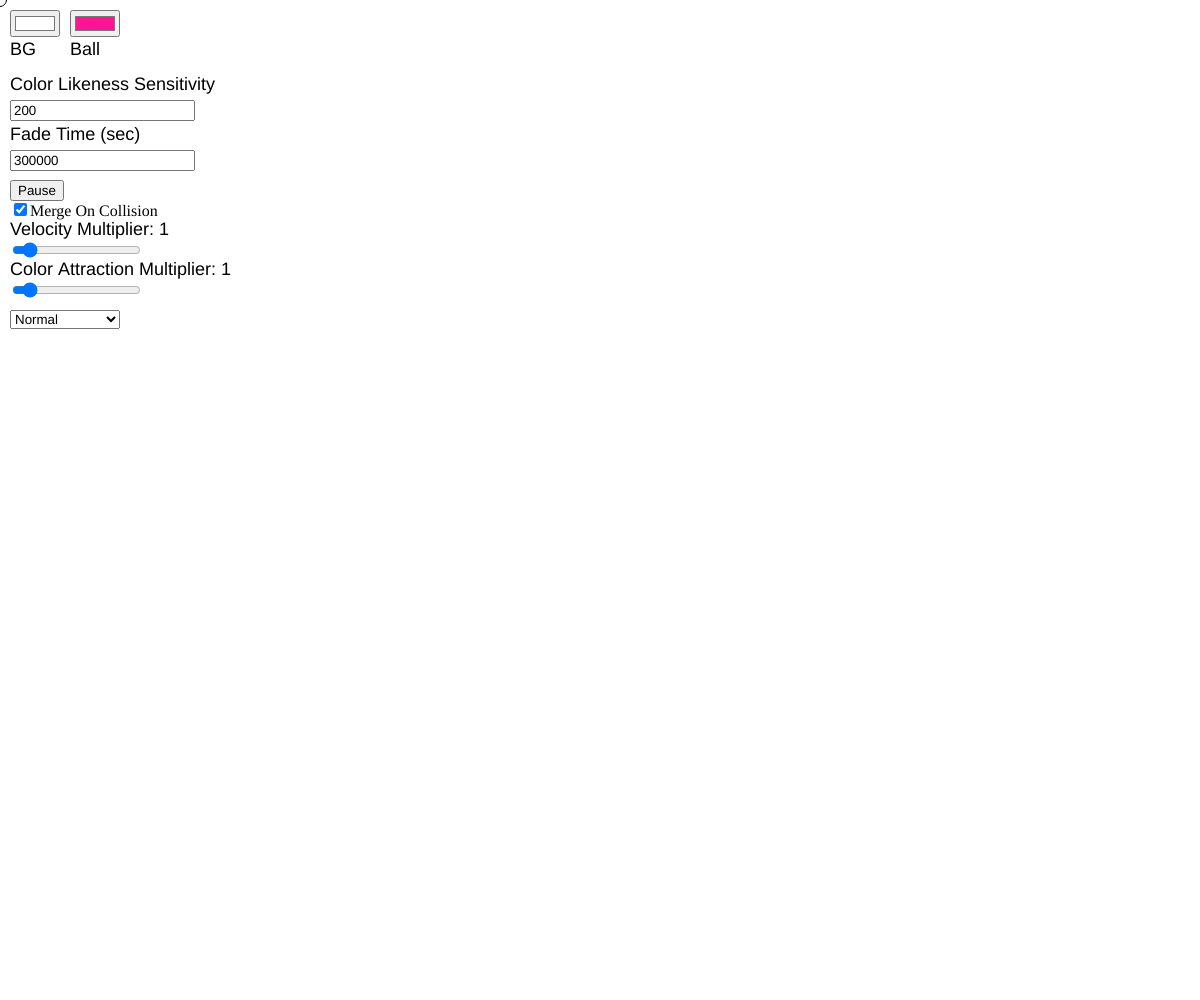
Frame 1 (no input)
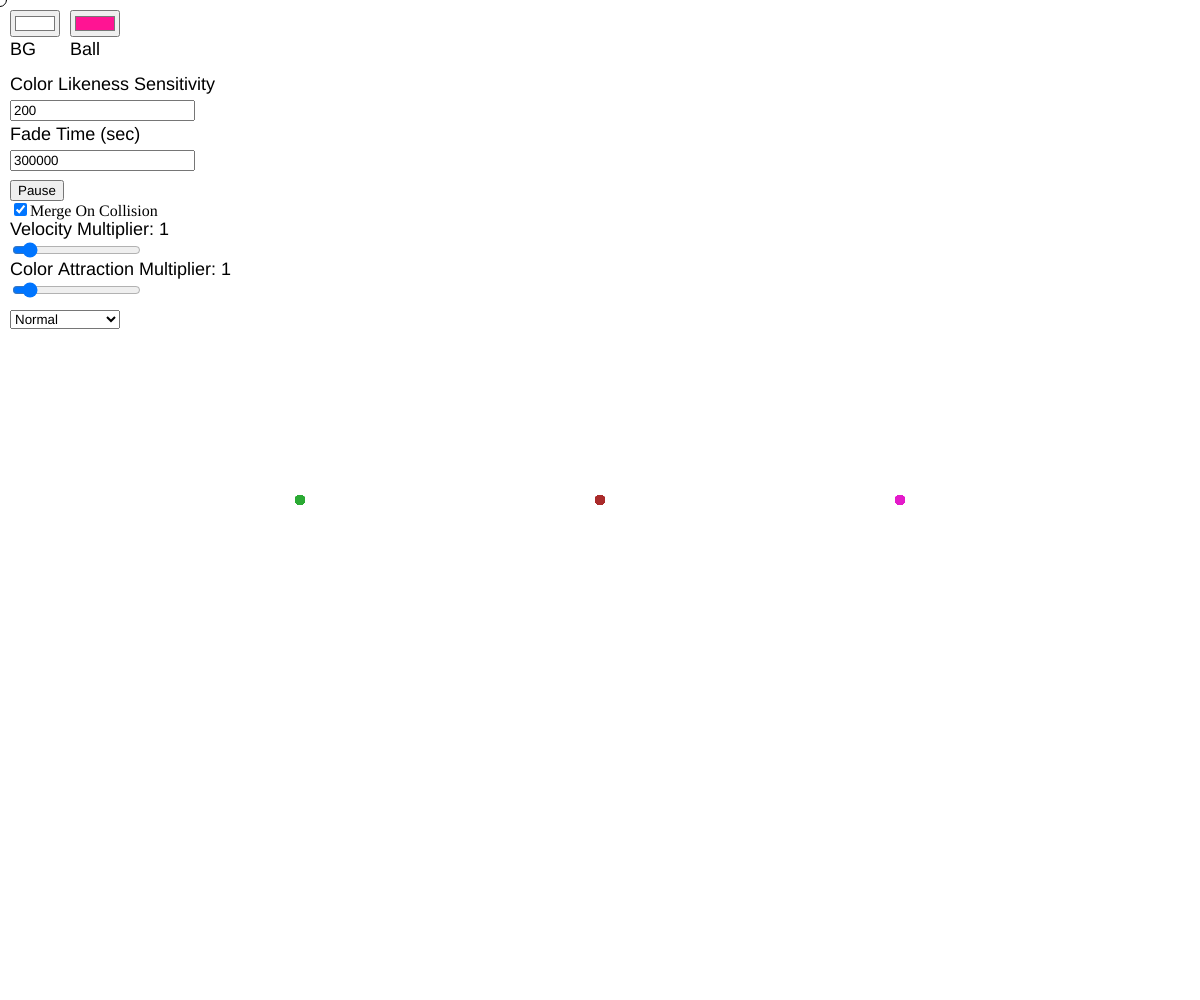
Frame 60 (no input)
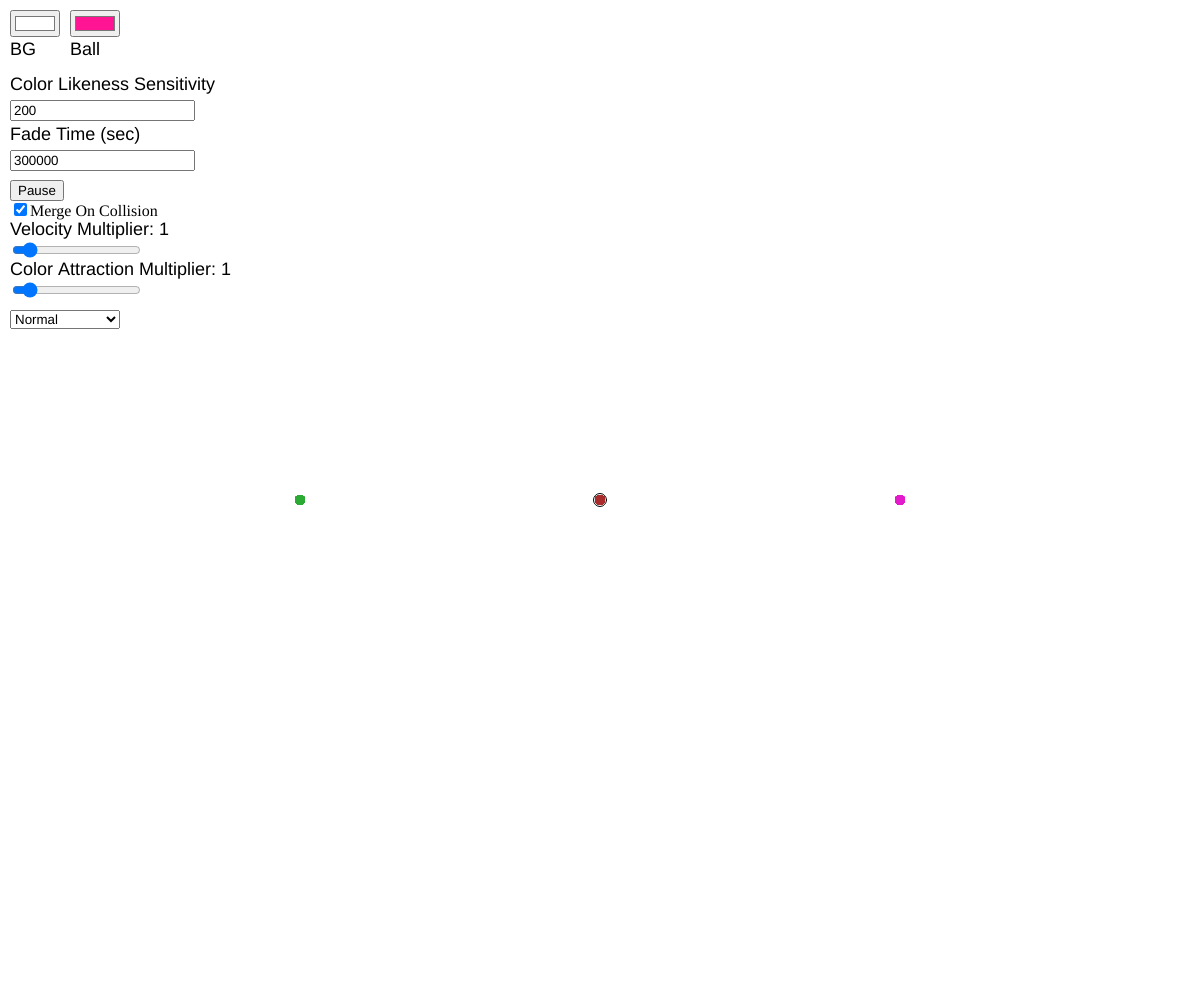
Frame 120 (the mouse pressed at the canvas centre since frame 60)

The p5.js sketch that drew these frames (run headless with seeded random() and noise() and a simulated clock; from frame 60 on, the mouse is pressed at the canvas centre):

// p5.js sketch
// ── sketch.js
//debugger
let cells = []
let old_cells = []
let new_circle = 0
let draft = null
let ballPicker
let bgPicker
let colorThreshold
let fadeTime
let playPause
let mergeBox
let speedSlider
let colorSlider
let blendSelector
let trails

function setup () {
  cells.push(
    // new Cell(30, 10, 10, 10, '#0f4a9c', { x: 0, y: -3 }, cells),
    // new Cell(40, 120, 10, 10, '#2baa40', { x: -3, y: -2 }, cells),
    new Cell(0, 0, 10, 10, '#aa2b2b', { x: 0, y: 0.1 }, cells),
    new Cell(-300, 0, 10, 10, '#2baa34', { x: 0, y: 0 }, cells),
    // new Cell(-10, 120, 10, 10, '#a8b915', { x: 3, y: -3 }, cells),
    new Cell(300, 0, 10, 10, '#e41bca', { x: 0, y: -0.1 }, cells)
  )
  canvas = createCanvas(windowWidth, windowHeight)
  trails = createGraphics(width, height)
  //trails.background(255)
  canvas.mouseClicked(handleCanvasClick)
  colorThreshold = createInput(200)
  colorThreshold.position(10, 100)
  fadeTime = createInput(300000)
  fadeTime.position(10, 150)
  playPause = createButton('Pause', 'red')
  playPause.position(10, 180)
  playPause.mousePressed(playPausePressed)
  mergeBox = createCheckbox('Merge On Collision', true)
  mergeBox.position(10, 200)
  speedSlider = createSlider(0.1, 10, 1, 0.1)
  speedSlider.position(10, 240)
  colorSlider = createSlider(0.1, 10, 1, 0.1)
  colorSlider.position(10, 280)
  ballPicker = createColorPicker('deeppink')
  ballPicker.position(70, 10)
  bgPicker = createColorPicker('white')
  bgPicker.position(10, 10)
  blendSelector = createSelect()
  blendSelector.position(10, 310)
  blendSelector.option('Normal', BLEND)
  blendSelector.option(ADD)
  blendSelector.option(DARKEST)
  blendSelector.option(LIGHTEST)
  blendSelector.option(EXCLUSION)
  blendSelector.option(MULTIPLY)
  blendSelector.option(SCREEN)
  blendSelector.option(REPLACE)
  blendSelector.option(REMOVE)
  blendSelector.option(DIFFERENCE)
  blendSelector.option(OVERLAY)
  blendSelector.option(HARD_LIGHT)
  blendSelector.option(SOFT_LIGHT)
  blendSelector.option(DODGE)
  blendSelector.option(BURN)
}

function draw () {
  let mouse = worldMouse()
  background(bgPicker.value())
  image(trails, 0, 0)
  textSize(18)
  text('BG', 10, 55)
  text('Ball', 70, 55)
  text('Color Likeness Sensitivity', 10, 90)
  text('Fade Time (sec)', 10, 140)
  text(`Velocity Multiplier: ${speedSlider.value()}`, 10, 235)
  text(`Color Attraction Multiplier: ${colorSlider.value()}`, 10, 275)
  translate(width / 2, height / 2)
  scale(1, -1)

  for (const [index, old_cell] of old_cells.entries()) {
    old_cell.fade = Math.min(1, old_cell.fade + 1 / (fadeTime.value() * 60))
    push()
    blendMode(blendSelector.selected())
    noStroke()
    fill(lerpColor(color(old_cell.color), color(255), old_cell.fade))
    ellipse(old_cell.x, old_cell.y, old_cell.w, old_cell.h)
    pop()
    if (old_cell.fade >= 1) {
      old_cells.splice(index, 1)
    }
  }
  for (const cell of cells) {
    cell.draw()
    //cell.checkSurroundings()
  }
  if (draft !== null) {
    const diameter =
      draft.diameter ?? 2 * Math.hypot(mouse.x - draft.x, mouse.y - draft.y)

    if (draft.diameter !== null) {
      line(draft.x, draft.y, mouse.x, mouse.y)
    }
    push()
    ellipse(draft.x, draft.y, diameter, diameter)
    pop()
  }
  if (draft === null) {
    push()
    noFill()
    ellipse(mouse.x, mouse.y, 13)
    pop()
  }
}

function playPausePressed () {
  if (playPause.html() === 'Pause') {
    //noLoop()
    playPause.html('Play')
  } else {
    //loop()
    playPause.html('Pause')
  }
}

function worldMouse () {
  return {
    x: mouseX - width / 2,
    y: height / 2 - mouseY
  }
}
//I had written my own convoluted version of this. had chat gpt
// help me clean it up so it's more readable and implementable.
// my version of the code can be foudn in the git commits over time
// I fully understand how this works.
function handleCanvasClick () {
  const mouse = worldMouse()

  if (draft === null) {
    draft = { x: mouse.x, y: mouse.y, diameter: null, color: null }
    return
  }

  if (draft.diameter === null) {
    draft.diameter = 2 * Math.hypot(mouse.x - draft.x, mouse.y - draft.y)

    return
  }

  const dx = mouse.x - draft.x
  const dy = mouse.y - draft.y
  const length = Math.hypot(dx, dy)
  if (length === 0) return // wait for a direction
  const chosenColor = ballPicker.value()
  const speed_scale = 10
  const velocity = {
    x: dx / speed_scale,
    y: dy / speed_scale
  }
  cells.push(
    new Cell(
      draft.x,
      draft.y,
      draft.diameter,
      draft.diameter,
      chosenColor,
      velocity,
      cells
    )
  )
  draft = null
}

class Cell {
  /**
   *
   * @param {*} x x coord
   * @param {*} y y coord
   * @param {*} w ellipse width
   * @param {*} h ellipse height
   * @param {*} color
   * @param {*} velocity
   * @param {*} cells array of all of the cells that exist on the board
   */
  constructor (x, y, w, h, color, velocity, cells) {
    this.x = x
    this.y = y
    this.w = w
    this.h = h
    this.color = color
    this.velocity = velocity
    this.cells = cells
    this.nearbyCells = new Set()
    this.area = PI * (w / 2) * (h / 2)
  }
  /**
   * Draw the cell
   */
  draw () {
    this.buildTrail()
    if (playPause.html() === 'Play') {
      push()
      fill(this.color)
      let new_x = this.x + this.velocity.x * speedSlider.value()
      let new_y = this.y + this.velocity.y * speedSlider.value()
      ellipse(new_x, new_y, this.w, this.h)
      this.x = new_x
      this.y = new_y
      pop()
      this.checkSurroundings()
    }
  }
  /**
   * Builds the trail that goes behind each cell
   */
  buildTrail () {
    if (frameCount % 1 !== 0) return

    trails.push()
    trails.translate(width / 2, height / 2)
    trails.scale(1, -1)
    trails.blendMode(blendSelector.value())
    trails.noStroke()
    trails.fill(this.color)
    trails.ellipse(this.x, this.y, this.w, this.h)
    trails.pop()
  }
  /**
   * Checks for other cells nearby
   */
  checkSurroundings () {
    for (const other of this.cells) {
      if (other === this) continue

      const distance = Math.hypot(this.x - other.x, this.y - other.y)
      //console.log(distance)
      const touchingDistance = this.w / 2 + other.w / 2
      //   console.log(this.velocity)
      if (distance <= touchingDistance) {
        if (!this.nearbyCells.has(other)) {
          this.velocity.x *= -1
          this.velocity.y *= -1
          this.nearbyCells.add(other)
          push()
          noFill()
          stroke('red')
          strokeWeight(5)
          // rect(0,0,width,height)
          line(width / 2, height / 2, width / 2, -height / 2)
          line(-width / 2, height / 2, width / 2, height / 2)
          line(width / 2, -height / 2, -width / 2, -height / 2)
          line(-width / 2, height / 2, -width / 2, -height / 2)
          pop()
          //merge the colliding cells
          if (mergeBox.checked()) {
            if (this.area >= other.area) {
              const newArea = this.area + other.area
              const newDiameter = 2 * Math.sqrt(newArea / PI)

              this.w = newDiameter
              this.h = newDiameter
              this.area = newArea
              this.color = this.getImpactColor(other.color, other.area)
              const index = cells.indexOf(other)
              if (index !== -1) cells.splice(index, 1)
            }
          }
        }
      } else {
        this.nearbyCells.delete(other)
      }
      // have the cells move towards each other based on how similar their colors
      // are and what their size is.
      let colorScale = this.colorDistance(this.color, other.color)
      if (colorScale > 0) {
        if (this.x > other.x) {
          this.velocity.x -= (colorScale / this.area) * colorSlider.value()
        }
        if (this.x < other.x) {
          this.velocity.x += (colorScale / this.area) * colorSlider.value()
        }
        if (this.y > other.y) {
          this.velocity.y -= (colorScale / this.area) * colorSlider.value()
        }
        if (this.y < other.y) {
          this.velocity.y += (colorScale / this.area) * colorSlider.value()
        }
      }
    }
    //bounce back if hitting edge of canvas
    // I originally had a rudimentary velocity reversing formula,
    // but I wanted something that would have it bounce off at the correct angle.
    // AI generated this code for me.
    const halfW = this.w / 2
    const halfH = this.h / 2

    if (this.x + halfW >= width / 2) {
      this.x = width / 2 - halfW
      this.velocity.x = -Math.abs(this.velocity.x)
    } else if (this.x - halfW <= -width / 2) {
      this.x = -width / 2 + halfW
      this.velocity.x = Math.abs(this.velocity.x)
    }

    if (this.y + halfH >= height / 2) {
      this.y = height / 2 - halfH
      this.velocity.y = -Math.abs(this.velocity.y)
    } else if (this.y - halfH <= -height / 2) {
      this.y = -height / 2 + halfH
      this.velocity.y = Math.abs(this.velocity.y)
    }
  }
  /**
   * Figure out what the new color is after impact. It's changed based on
   * The size differences between the cells
   * @param {*} otherColor
   * @param {*} otherArea
   * @returns
   */
  getImpactColor (otherColor, otherArea) {
    let areaRatio = otherArea / this.area
    let newColor = lerpColor(color(this.color), color(otherColor), areaRatio)
    return newColor
  }
  // Got this from the AI overview when
  // googling "p5 js how close colors are"
  colorDistance (c1, c2) {
    const distance = dist(
      red(c1),
      green(c1),
      blue(c1),
      red(c2),
      green(c2),
      blue(c2)
    )
    const threshold = Number(colorThreshold.value())
    if (threshold <= 0) return 0

    return Math.max(0, 1 - distance / threshold)
  }
}
